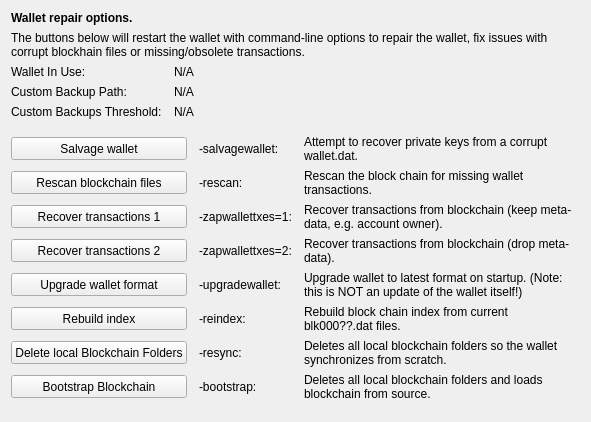
     <widget class="QWidget" name="tab_repair">
      <attribute name="title">
       <string>&amp;Wallet Repair</string>
      </attribute>
      <layout class="QGridLayout" name="gridLayout_4" columnstretch="0,0,0,0">
       <property name="horizontalSpacing">
        <number>12</number>
       </property>
       <item row="0" column="0" colspan="4">
        <widget class="QLabel" name="label_repair_header">
         <property name="font">
          <font>
           <weight>75</weight>
           <bold>true</bold>
          </font>
         </property>
         <property name="text">
          <string>Wallet repair options.</string>
         </property>
        </widget>
       </item>
       <item row="1" column="0" colspan="4">
        <widget class="QLabel" name="label_repair_helptext">
         <property name="font">
          <font>
           <weight>50</weight>
           <bold>false</bold>
          </font>
         </property>
         <property name="text">
          <string>The buttons below will restart the wallet with command-line options to repair the wallet, fix issues with corrupt blockhain files or missing/obsolete transactions.</string>
         </property>
         <property name="wordWrap">
          <bool>true</bool>
         </property>
        </widget>
       </item>
       <item row="2" column="0">
        <widget class="QLabel" name="wallet_path_label">
         <property name="text">
          <string>Wallet In Use:</string>
         </property>
        </widget>
       </item>
       <item row="2" column="1" colspan="3">
        <widget class="QLabel" name="wallet_path">
         <property name="cursor">
          <cursorShape>IBeamCursor</cursorShape>
         </property>
         <property name="text">
          <string>N/A</string>
         </property>
         <property name="textFormat">
          <enum>Qt::PlainText</enum>
         </property>
         <property name="textInteractionFlags">
          <set>Qt::LinksAccessibleByMouse|Qt::TextSelectableByKeyboard|Qt::TextSelectableByMouse</set>
         </property>
        </widget>
       </item>
       <item row="3" column="0">
        <widget class="QLabel" name="wallet_custombackuppath_label">
         <property name="visible">
          <bool>false</bool>
         </property>
         <property name="text">
          <string>Custom Backup Path:</string>
         </property>
        </widget>
       </item>
       <item row="3" column="1" colspan="3">
        <widget class="QLabel" name="wallet_custombackuppath">
         <property name="cursor">
          <cursorShape>IBeamCursor</cursorShape>
         </property>
         <property name="visible">
          <bool>false</bool>
         </property>
         <property name="text">
          <string>N/A</string>
         </property>
         <property name="textFormat">
          <enum>Qt::PlainText</enum>
         </property>
         <property name="textInteractionFlags">
          <set>Qt::LinksAccessibleByMouse|Qt::TextSelectableByKeyboard|Qt::TextSelectableByMouse</set>
         </property>
        </widget>
       </item>
       <item row="5" column="0">
        <widget class="QLabel" name="wallet_custombackupthreshold_label">
         <property name="visible">
          <bool>false</bool>
         </property>
         <property name="text">
          <string>Custom Backups Threshold:</string>
         </property>
        </widget>
       </item>
       <item row="5" column="1" colspan="3">
        <widget class="QLabel" name="wallet_custombackupthreshold">
         <property name="cursor">
          <cursorShape>IBeamCursor</cursorShape>
         </property>
         <property name="visible">
          <bool>false</bool>
         </property>
         <property name="text">
          <string>N/A</string>
         </property>
         <property name="textFormat">
          <enum>Qt::PlainText</enum>
         </property>
         <property name="textInteractionFlags">
          <set>Qt::LinksAccessibleByMouse|Qt::TextSelectableByKeyboard|Qt::TextSelectableByMouse</set>
         </property>
        </widget>
       </item>
       <item row="6" column="0">
        <spacer name="verticalSpacer_repair1">
         <property name="orientation">
          <enum>Qt::Vertical</enum>
         </property>
         <property name="sizeHint" stdset="0">
          <size>
           <width>10</width>
           <height>10</height>
          </size>
         </property>
        </spacer>
       </item>
       <item row="7" column="0" colspan="2">
        <widget class="QPushButton" name="btn_salvagewallet">
         <property name="minimumSize">
          <size>
           <width>100</width>
           <height>23</height>
          </size>
         </property>
         <property name="text">
          <string>Salvage wallet</string>
         </property>
        </widget>
       </item>
       <item row="7" column="2">
        <widget class="QLabel" name="label_repair_salvage_command">
         <property name="text">
          <string notr="true">-salvagewallet:</string>
         </property>
        </widget>
       </item>
       <item row="7" column="3">
        <widget class="QLabel" name="label_repair_salvage">
         <property name="text">
          <string>Attempt to recover private keys from a corrupt wallet.dat.</string>
         </property>
         <property name="wordWrap">
          <bool>true</bool>
         </property>
        </widget>
       </item>
       <item row="8" column="0" colspan="2">
        <widget class="QPushButton" name="btn_rescan">
         <property name="minimumSize">
          <size>
           <width>100</width>
           <height>23</height>
          </size>
         </property>
         <property name="text">
          <string>Rescan blockchain files</string>
         </property>
        </widget>
       </item>
       <item row="8" column="2">
        <widget class="QLabel" name="label_repair_rescan_command">
         <property name="text">
          <string notr="true">-rescan:</string>
         </property>
        </widget>
       </item>
       <item row="8" column="3">
        <widget class="QLabel" name="label_repair_rescan">
         <property name="text">
          <string>Rescan the block chain for missing wallet transactions.</string>
         </property>
         <property name="wordWrap">
          <bool>true</bool>
         </property>
        </widget>
       </item>
       <item row="9" column="0" colspan="2">
        <widget class="QPushButton" name="btn_zapwallettxes1">
         <property name="minimumSize">
          <size>
           <width>100</width>
           <height>23</height>
          </size>
         </property>
         <property name="text">
          <string>Recover transactions 1</string>
         </property>
        </widget>
       </item>
       <item row="9" column="2">
        <widget class="QLabel" name="label_repair_zap1_command">
         <property name="text">
          <string notr="true">-zapwallettxes=1:</string>
         </property>
        </widget>
       </item>
       <item row="9" column="3">
        <widget class="QLabel" name="label_repair_zap1">
         <property name="text">
          <string>Recover transactions from blockchain (keep meta-data, e.g. account owner).</string>
         </property>
         <property name="wordWrap">
          <bool>true</bool>
         </property>
        </widget>
       </item>
       <item row="10" column="0" colspan="2">
        <widget class="QPushButton" name="btn_zapwallettxes2">
         <property name="minimumSize">
          <size>
           <width>100</width>
           <height>23</height>
          </size>
         </property>
         <property name="text">
          <string>Recover transactions 2</string>
         </property>
        </widget>
       </item>
       <item row="10" column="2">
        <widget class="QLabel" name="label_repair_zap2_command">
         <property name="text">
          <string notr="true">-zapwallettxes=2:</string>
         </property>
        </widget>
       </item>
       <item row="10" column="3">
        <widget class="QLabel" name="label_repair_zap2">
         <property name="text">
          <string>Recover transactions from blockchain (drop meta-data).</string>
         </property>
         <property name="wordWrap">
          <bool>true</bool>
         </property>
        </widget>
       </item>
       <item row="11" column="0" colspan="2">
        <widget class="QPushButton" name="btn_upgradewallet">
         <property name="minimumSize">
          <size>
           <width>100</width>
           <height>23</height>
          </size>
         </property>
         <property name="text">
          <string>Upgrade wallet format</string>
         </property>
        </widget>
       </item>
       <item row="11" column="2">
        <widget class="QLabel" name="label_repair_upgrade_command">
         <property name="text">
          <string notr="true">-upgradewallet:</string>
         </property>
        </widget>
       </item>
       <item row="11" column="3">
        <widget class="QLabel" name="label_repair_upgrade">
         <property name="text">
          <string>Upgrade wallet to latest format on startup. (Note: this is NOT an update of the wallet itself!)</string>
         </property>
         <property name="wordWrap">
          <bool>true</bool>
         </property>
        </widget>
       </item>
       <item row="12" column="0" colspan="2">
        <widget class="QPushButton" name="btn_reindex">
         <property name="minimumSize">
          <size>
           <width>100</width>
           <height>23</height>
          </size>
         </property>
         <property name="text">
          <string>Rebuild index</string>
         </property>
        </widget>
       </item>
       <item row="12" column="2">
        <widget class="QLabel" name="label_repair_reindex_command">
         <property name="text">
          <string notr="true">-reindex:</string>
         </property>
        </widget>
       </item>
       <item row="12" column="3">
        <widget class="QLabel" name="label_repair_reindex">
         <property name="text">
          <string>Rebuild block chain index from current blk000??.dat files.</string>
         </property>
         <property name="wordWrap">
          <bool>true</bool>
         </property>
        </widget>
       </item>
       <item row="13" column="0" colspan="2">
        <widget class="QPushButton" name="btn_resync">
         <property name="minimumSize">
          <size>
           <width>100</width>
           <height>23</height>
          </size>
         </property>
         <property name="text">
          <string>Delete local Blockchain Folders</string>
         </property>
        </widget>
       </item>
       <item row="13" column="2">
        <widget class="QLabel" name="label_repair_resync_command">
         <property name="text">
          <string>-resync:</string>
         </property>
        </widget>
       </item>
       <item row="13" column="3">
        <widget class="QLabel" name="label_repair_resync">
         <property name="text">
          <string>Deletes all local blockchain folders so the wallet synchronizes from scratch.</string>
         </property>
         <property name="wordWrap">
          <bool>true</bool>
         </property>
        </widget>
       </item>
       <item row="14" column="0" colspan="2">
        <widget class="QPushButton" name="btn_bootstrap">
         <property name="minimumSize">
          <size>
           <width>100</width>
           <height>23</height>
          </size>
         </property>
         <property name="text">
          <string>Bootstrap Blockchain</string>
         </property>
        </widget>
       </item>
       <item row="14" column="2">
        <widget class="QLabel" name="label_repair_bootstrap_command">
         <property name="text">
          <string>-bootstrap:</string>
         </property>
        </widget>
       </item>
       <item row="14" column="3">
        <widget class="QLabel" name="label_repair_bootstrap">
         <property name="text">
          <string>Deletes all local blockchain folders and loads blockchain from source.</string>
         </property>
         <property name="wordWrap">
          <bool>true</bool>
         </property>
        </widget>
       </item>
       <item row="15" column="0">
        <spacer name="verticalSpacer_repair2">
         <property name="orientation">
          <enum>Qt::Vertical</enum>
         </property>
         <property name="sizeHint" stdset="0">
          <size>
           <width>20</width>
           <height>10</height>
          </size>
         </property>
        </spacer>
       </item>
      </layout>
     </widget>
